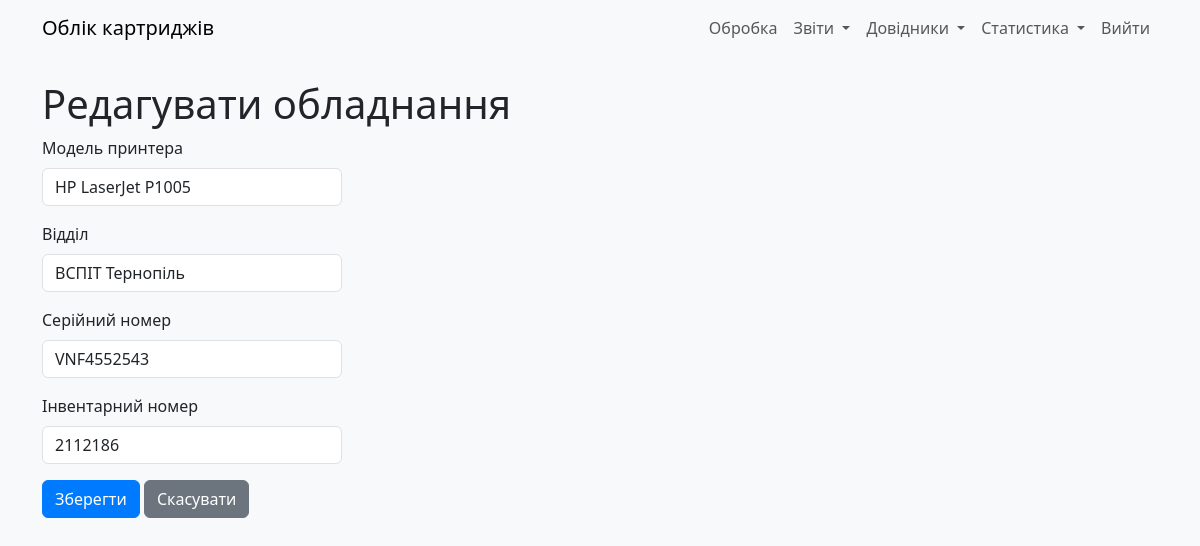
Before: /edit_equipment/80 (signed in) with the older database file.
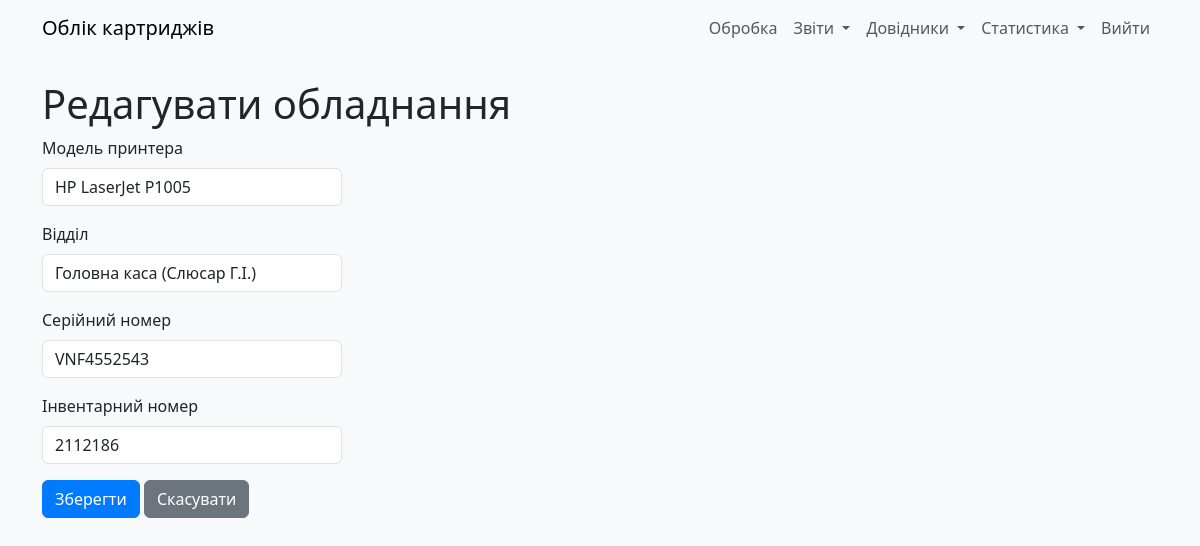
After: the same page with the newer database file.
### models.py (models this page shows)
class CustomerEquipment(db.Model):
    __tablename__ = "custmr_equip"
    id: Mapped[int] = mapped_column(primary_key=True)
    print_model: Mapped[int] = mapped_column(ForeignKey(PrinterModel.id))
    print_dept: Mapped[int] = mapped_column(ForeignKey(RefillDept.id))
    serial_num: Mapped[str] = mapped_column(String(255), server_default="N/A")
    inventory_num: Mapped[str] = mapped_column(String(255), server_default="N/A")
    user_updated: Mapped[int] = mapped_column(ForeignKey(User.id))
    time_updated: Mapped[DateTime] = mapped_column(DateTime, server_default=func.now())

class RefillDept(db.Model):
    __tablename__ = "refill_dept"
    id: Mapped[int] = mapped_column(primary_key=True)
    deptname: Mapped[str] = mapped_column(String(30))
    addr1: Mapped[str] = mapped_column(String(255))
    addr2: Mapped[str] = mapped_column(String(255))
    addr3: Mapped[str] = mapped_column(String(255))
    addr4: Mapped[str] = mapped_column(String(255))
    addr5: Mapped[str] = mapped_column(String(255))
    is_exec: Mapped[int] = mapped_column(Integer, server_default=literal(0))
    user_updated: Mapped[int] = mapped_column(ForeignKey(User.id))
    time_updated: Mapped[DateTime] = mapped_column(DateTime, server_default=func.now())

class PrinterModel(db.Model):
    __tablename__ = "model_print"
    id: Mapped[int] = mapped_column(primary_key=True)
    model_name: Mapped[str] = mapped_column(String(30))
    ink_type: Mapped[int] = mapped_column(Integer, server_default=literal(0))
    user_updated: Mapped[int] = mapped_column(ForeignKey(User.id))
    time_updated: Mapped[DateTime] = mapped_column(DateTime, server_default=func.now())

### app.py (the view)
    def wrapper(*args, **kwargs):
        if current_user.role != 'admin':
            abort(403)
        return f(*args, **kwargs)

### app.py (called while the page is built, shortened)
@login_manager.user_loader
def load_user(user_id):
    return User.query.get(int(user_id))

def admin_required(f):
    def wrapper(*args, **kwargs):
        if current_user.role != 'admin':
            abort(403)
        return f(*args, **kwargs)
    wrapper.__name__ = f.__name__
    return wrapper

@app.route('/edit_equipment/<int:equip_id>', methods=['GET', 'POST'])
@login_required
@admin_required
def edit_equipment(equip_id):
    equip = CustomerEquipment.query.get_or_404(equip_id)
    models = PrinterModel.query.all()
    depts = RefillDept.query.all()
    return render_template('edit_equipment.html', equip=equip, models=models, depts=depts)

### templates/edit_equipment.html (shortened to what this page needs)
{% extends "base.html" %}
{% block content %}
    <h1>Редагувати обладнання</h1>
    <form method="POST" class="mb-3">
        <div class="mb-3">
            <label for="print_model" class="form-label">Модель принтера</label>
            <select name="print_model" id="print_model" class="form-control" required>
                {% for model in models %}
                    <option value="{{ model.id }}" {% if model.id == equip.print_model %}selected{% endif %}>{{ model.model_name }}</option>
                {% endfor %}
            </select>
        </div>
        <div class="mb-3">
            <label for="print_dept" class="form-label">Відділ</label>
            <select name="print_dept" id="print_dept" class="form-control" required>
                {% for dept in depts %}
                    <option value="{{ dept.id }}" {% if dept.id == equip.print_dept %}selected{% endif %}>{{ dept.deptname }}</option>
                {% endfor %}
            </select>
        </div>
        <div class="mb-3">
            <label for="serial_num" class="form-label">Серійний номер</label>
            <input type="text" name="serial_num" id="serial_num" class="form-control" value="{{ equip.serial_num }}" required>
        </div>
        <div class="mb-3">
            <label for="inventory_num" class="form-label">Інвентарний номер</label>
            <input type="text" name="inventory_num" id="inventory_num" class="form-control" value="{{ equip.inventory_num }}" required>
        </div>
        <button type="submit" class="btn btn-primary">Зберегти</button>
        <a href="{{ url_for('equipments') }}" class="btn btn-secondary">Скасувати</a>
    </form>
{% endblock %}

Changed rows visible on the page:
changed CustomerEquipment "VNF4552543": print_dept "ВСПІТ Тернопіль" → "Головна каса (Слюсар Г.І.)"
